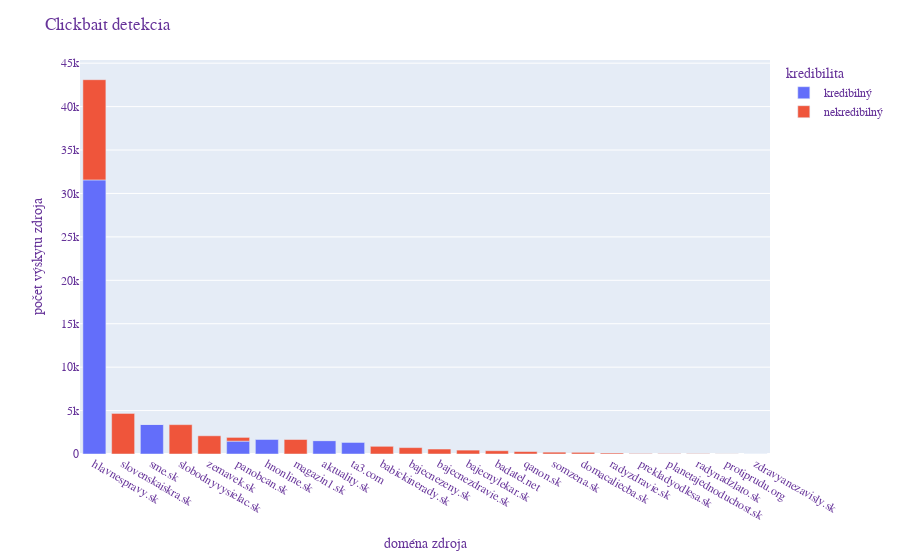
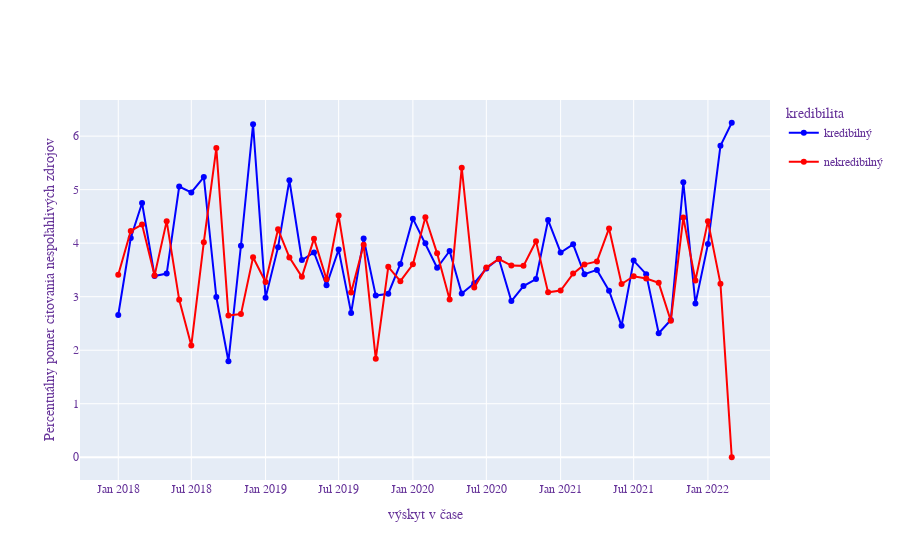

Notebook cell for these charts, in order:
### Markdown cell above
## Graphs for data_click

### Code cell
plot_the_graph(data_click, "Clickbait detekcia")

data_click = pd.read_pickle("sources/indicators_final_dataset/clickbait.pkl")
data_click = data_click.dropna()
data_click['label'] = data_click['label'].astype(str).astype(int)

graph_percentage(data_click, "label", 1)

### Figure 1 — Plotly figure (JSON) as saved in the notebook; plotly's stock layout.template omitted (floating-point values rounded to 4 significant figures)
{"data": [{"alignmentgroup": "True", "hovertemplate": "credibility=1<br>source.name=%{x}<br>count=%{y}<extra></extra>", "legendgroup": "1", "marker": {"color": "#636efa", "pattern": {"shape": ""}}, "name": "kredibilný", "offsetgroup": "1", "orientation": "v", "showlegend": true, "textposition": "auto", "type": "bar", "x": ["hlavnespravy.sk", "slobodnyvysielac.sk", "hnonline.sk", "panobcan.sk", "sme.sk", "aktuality.sk", "ta3.com", "zemavek.sk", "bajecnylekar.sk", "slovenskaiskra.sk", "bajecnezdravie.sk", "babickinerady.sk", "magazin1.sk", "bajecnezeny.sk", "somzena.sk", "planetajednoduchost.sk", "qanon.sk", "radyzdravie.sk", "domacaliecba.sk", "radynadzlato.sk", "badatel.net", "prekladyodlesa.sk", "protiprudu.org", "zdravyanezavisly.sk"], "xaxis": "x", "y": [31559, 0, 1710, 1480, 3401, 1544, 1367, 0, 0, 0, 0, 0, 0, 0, 0, 0, 0, 0, 0, 0, 0, 0, 0, 3], "yaxis": "y"}, {"alignmentgroup": "True", "hovertemplate": "credibility=0<br>source.name=%{x}<br>count=%{y}<extra></extra>", "legendgroup": "0", "marker": {"color": "#EF553B", "pattern": {"shape": ""}}, "name": "nekredibilný", "offsetgroup": "0", "orientation": "v", "showlegend": true, "textposition": "auto", "type": "bar", "x": ["hlavnespravy.sk", "slobodnyvysielac.sk", "hnonline.sk", "panobcan.sk", "sme.sk", "aktuality.sk", "ta3.com", "zemavek.sk", "bajecnylekar.sk", "slovenskaiskra.sk", "bajecnezdravie.sk", "babickinerady.sk", "magazin1.sk", "bajecnezeny.sk", "somzena.sk", "planetajednoduchost.sk", "qanon.sk", "radyzdravie.sk", "domacaliecba.sk", "radynadzlato.sk", "badatel.net", "prekladyodlesa.sk", "protiprudu.org", "zdravyanezavisly.sk"], "xaxis": "x", "y": [11539, 3380, 0, 431, 0, 0, 0, 2097, 448, 4669, 572, 885, 1669, 737, 211, 46, 281, 113, 190, 37, 376, 56, 11, 0], "yaxis": "y"}], "layout": {"barmode": "relative", "font": {"color": "RebeccaPurple", "family": "Courier New, monospace", "size": 12}, "legend": {"title": {"text": "kredibilita"}, "tracegroupgap": 0}, "margin": {"t": 60}, "title": {"text": "Clickbait detekcia"}, "xaxis": {"anchor": "y", "categoryorder": "total descending", "domain": [0, 1], "title": {"text": "doména zdroja"}}, "yaxis": {"anchor": "x", "domain": [0, 1], "title": {"text": "počet výskytu zdroja"}}}}

### Figure 2 — Plotly figure (JSON) as saved in the notebook; plotly's stock layout.template omitted (floating-point values rounded to 4 significant figures)
{"data": [{"hovertemplate": "variable=perc_credible<br>month=%{x}<br>value=%{y}<extra></extra>", "legendgroup": "perc_credible", "line": {"color": "blue", "dash": "solid", "width": 2}, "marker": {"symbol": "circle"}, "mode": "markers+lines", "name": "kredibilný", "orientation": "v", "showlegend": true, "type": "scatter", "x": ["2018-01", "2018-02", "2018-03", "2018-04", "2018-05", "2018-06", "2018-07", "2018-08", "2018-09", "2018-10", "2018-11", "2018-12", "2019-01", "2019-02", "2019-03", "2019-04", "2019-05", "2019-06", "2019-07", "2019-08", "2019-09", "2019-10", "2019-11", "2019-12", "2020-01", "2020-02", "2020-03", "2020-04", "2020-05", "2020-06", "2020-07", "2020-08", "2020-09", "2020-10", "2020-11", "2020-12", "2021-01", "2021-02", "2021-03", "2021-04", "2021-05", "2021-06", "2021-07", "2021-08", "2021-09", "2021-10", "2021-11", "2021-12", "2022-01", "2022-02", "2022-03"], "xaxis": "x", "y": [2.658, 4.096, 4.751, 3.386, 3.432, 5.057, 4.948, 5.236, 2.994, 1.794, 3.953, 6.221, 2.982, 3.926, 5.176, 3.685, 3.827, 3.213, 3.88, 2.697, 4.087, 3.02, 3.055, 3.611, 4.459, 3.997, 3.54, 3.854, 3.061, 3.252, 3.526, 3.708, 2.917, 3.199, 3.33, 4.432, 3.826, 3.978, 3.419, 3.5, 3.113, 2.456, 3.674, 3.421, 2.317, 2.564, 5.138, 2.871, 3.982, 5.82, 6.25], "yaxis": "y"}, {"hovertemplate": "variable=perc_noncredible<br>month=%{x}<br>value=%{y}<extra></extra>", "legendgroup": "perc_noncredible", "line": {"color": "red", "dash": "solid", "width": 2}, "marker": {"symbol": "circle"}, "mode": "markers+lines", "name": "nekredibilný", "orientation": "v", "showlegend": true, "type": "scatter", "x": ["2018-01", "2018-02", "2018-03", "2018-04", "2018-05", "2018-06", "2018-07", "2018-08", "2018-09", "2018-10", "2018-11", "2018-12", "2019-01", "2019-02", "2019-03", "2019-04", "2019-05", "2019-06", "2019-07", "2019-08", "2019-09", "2019-10", "2019-11", "2019-12", "2020-01", "2020-02", "2020-03", "2020-04", "2020-05", "2020-06", "2020-07", "2020-08", "2020-09", "2020-10", "2020-11", "2020-12", "2021-01", "2021-02", "2021-03", "2021-04", "2021-05", "2021-06", "2021-07", "2021-08", "2021-09", "2021-10", "2021-11", "2021-12", "2022-01", "2022-02", "2022-03"], "xaxis": "x", "y": [3.409, 4.229, 4.348, 3.396, 4.412, 2.941, 2.087, 4.018, 5.778, 2.65, 2.675, 3.737, 3.274, 4.259, 3.734, 3.371, 4.085, 3.326, 4.515, 3.08, 3.97, 1.838, 3.557, 3.289, 3.605, 4.483, 3.81, 2.946, 5.41, 3.172, 3.547, 3.704, 3.581, 3.576, 4.035, 3.081, 3.115, 3.431, 3.604, 3.659, 4.275, 3.237, 3.383, 3.341, 3.259, 2.55, 4.478, 3.302, 4.412, 3.243, 0], "yaxis": "y"}], "layout": {"font": {"color": "RebeccaPurple", "family": "Courier New, monospace", "size": 12}, "legend": {"title": {"text": "kredibilita"}}, "showlegend": true, "title": {"text": ""}, "xaxis": {"title": {"text": "výskyt v čase"}}, "yaxis": {"title": {"text": "Percentuálny pomer citovania nespoľahlivých zdrojov"}}}}
